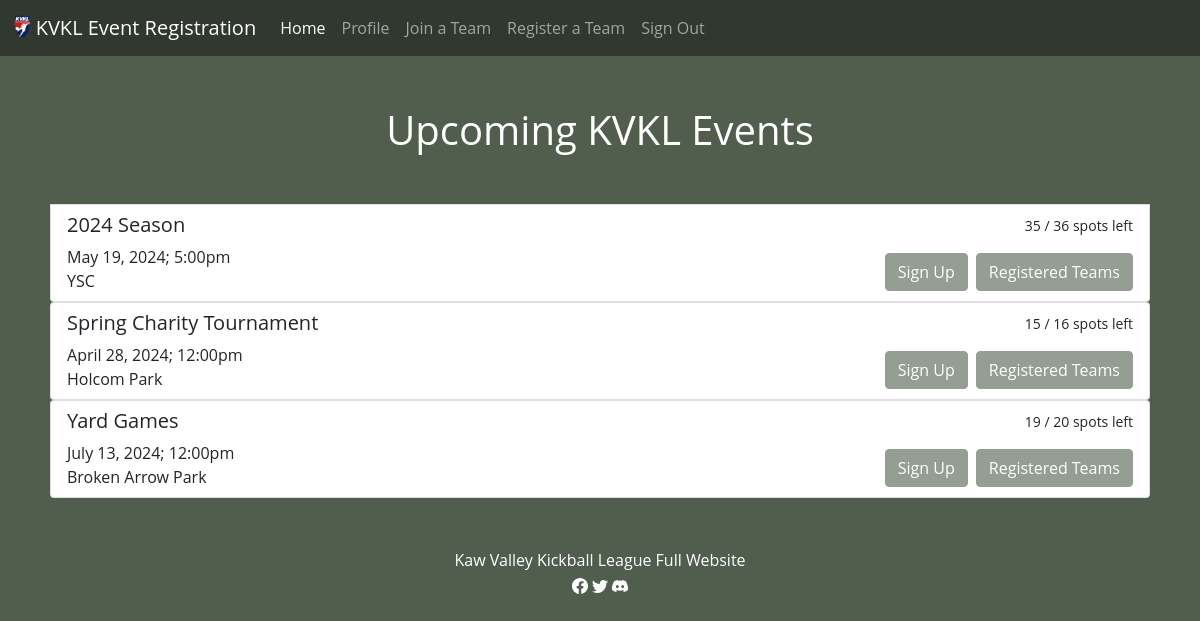
Page / (signed in) on the committed database.
### app/models/event.py (models this page shows, shortened)
class Event(db.Model):
    __tablename__ = 'events'
    __table_args__ = {'extend_existing': True}
    id = Column(Integer, primary_key=True, autoincrement=True)
    event_name = Column(String, nullable=False)
    month = Column(String, nullable=False)
    day = Column(Integer, nullable=False)
    year = Column(String, nullable=False)
    time = Column(String, nullable=False)
    location = Column(String, nullable=False)
    number_teams = Column(Integer, nullable=False)
    spots_available = Column(Integer, nullable=False)
    teams = relationship('Team', back_populates='event')

### app/main/routes.py (the view)
@bp.route("/", methods=["GET"])
def index():
    events = []
    error = None
    try:
        events = Event.query.all()
        for event in events:
            for team in event.teams:
                    try:
                        team.players = team.get_roster(db.session)
                    except Exception as e:
                         print(f"An error occured: {e}")
                         error = "An error occured while getting team rosters"
                         db.session.rollback()
    except Exception as e:
        print(f"An error occurred: {e}")
        error = "An error occured while getting events"
        db.session.rollback()
    if error:
        flash(error, 'error')
    return render_template("index.html", events=events)

### app/auth/routes.py (called while the page is built)
@bp.before_app_request
def load_logged_in_user():
    user_id = session.get('user_id')
    if user_id is None:
        g.user = None
    else:
        g.user = Account.get_user_by_id(db.session, user_id)

### app/models/account.py (called while the page is built)
    @classmethod
    def get_user_by_id(cls, session, user_id):
        return session.get(cls, user_id)

### app/models/team.py (called while the page is built)
    def get_roster(self, session):
        from .account import Account
        from .player import Player
        roster = (
            session.query(Account.first_name, Account.last_name, Player.player_id, Player.captain)
            .join(Player, Player.player_id == Account.id)
            .filter(Player.team_id == self.id)
            .all()
        )
        return roster

### app/templates/index.html (shortened to what this page needs)
{% extends "layout.html" %} {% block title %} Home {% endblock %} {% block main
%}
<h1 class="page-title">Upcoming KVKL Events</h1>
<div class="homepage">
  {% for event in events %}
  <div class="list-group list-group-item container">
    <div class="row">
      <div class="col">
        <h5>{{ event.event_name }}</h5>
        <div>
          {{ event.month }} {{ event.day }}, {{ event.year }}; {{ event.time }}
        </div>
        <div>{{ event.location }}</div>
      </div>
      <div class="col text-end">
        <small
          >{{ event.spots_available }} / {{ event.number_teams }}
          spots left</small
        >
        <div class="d-flex w-100 justify-content-end mt-3">
          <div class="me-2">
            <button
              type="button"
              class="btn btn-kvkl"
              data-bs-toggle="modal"
              data-bs-target="#modal{{event.id}}"
            >
              Sign Up
            </button>
          </div>
          <div>
            <button
              type="button"
              value="{{ event.id }}"
              name="event_id"
              class="btn btn-kvkl"
              data-bs-toggle="collapse"
              data-bs-target="#collapse{{event.id}}"
              aria-expanded="false"
              aria-controls="collapseExample"
            >
              Registered Teams
            </button>
          </div>
        </div>
      </div>
    </div>
  </div>
   {% endfor %}
</div>
{% endblock %}

### app/static/styles.css (style rules this page uses)
body { font-family: Open Sans,Arial,sans-serif; background-color: #515e4e; color: white; }
div.homepage { margin-bottom: 50px; padding-left: 50px; padding-right: 50px; }
h1.page-title { text-align: center; margin-top: 50px; margin-bottom: 50px; }
.btn-kvkl { background-color: #959e93; border-color: #959e93; color: white; }

### rows in the picture
Event: event_name "2024 Season", month "May", day "19", year "2024", time "5:00pm", location "YSC", spots_available "35", number_teams "36", {{ event.id }} 1 (drawn)
Event: event_name "Spring Charity Tournament", month "April", day "28", year "2024", time "12:00pm", location "Holcom Park", spots_available "15", number_teams "16", {{ event.id }} 2 (drawn)
Event: event_name "Yard Games", month "July", day "13", year "2024", time "12:00pm", location "Broken Arrow Park", spots_available "19", number_teams "20", {{ event.id }} 3 (drawn)
